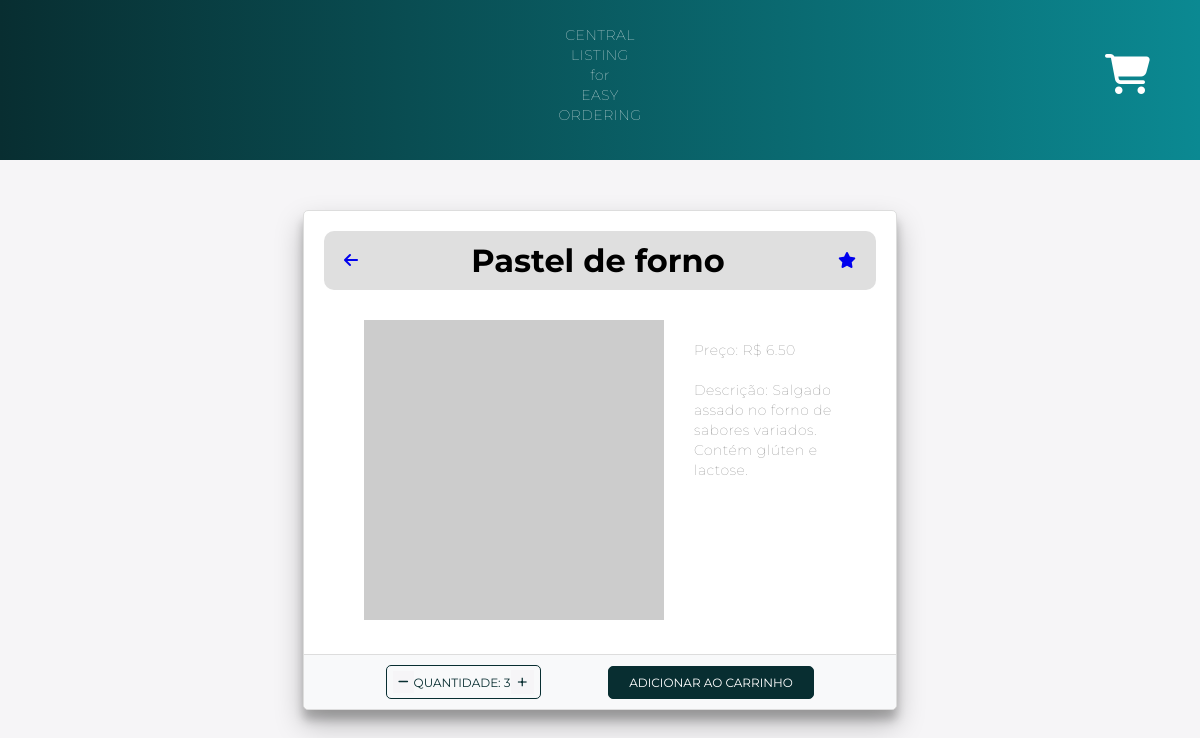
The app's page /product_detail/1/ (signed in), older data.
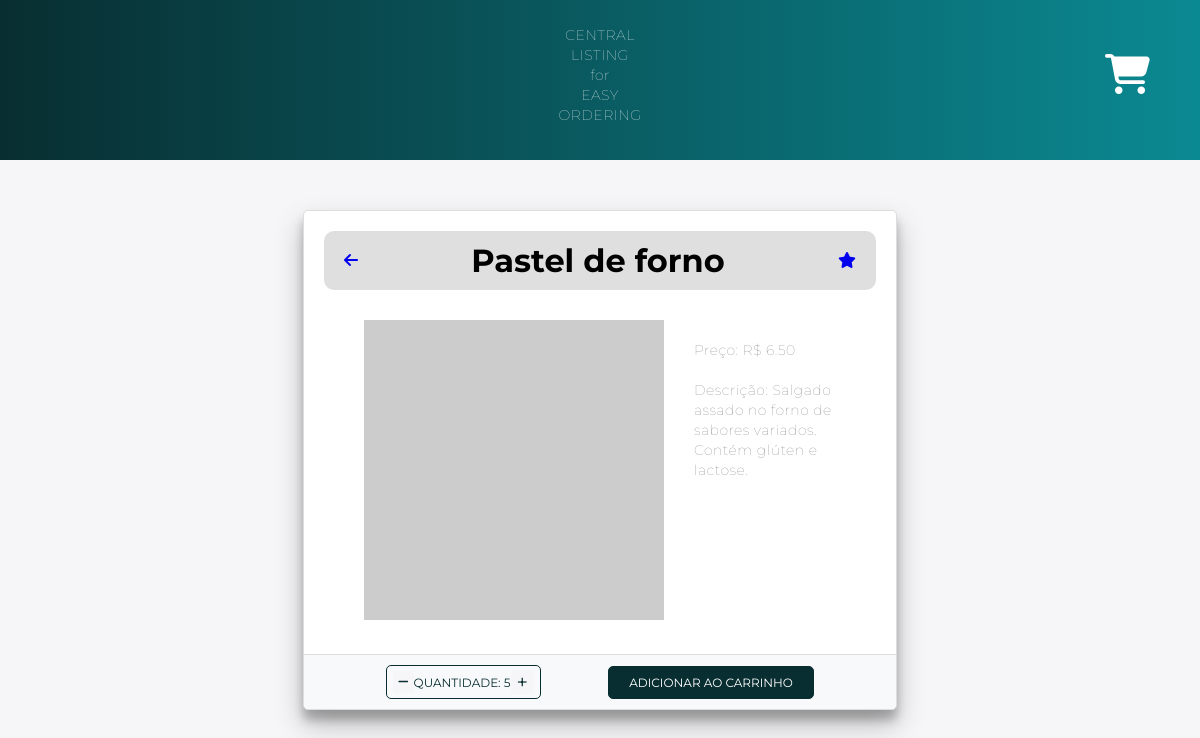
The same page, newer data.
### main/models.py (models this page shows)
class Cart(models.Model):
    user = models.ForeignKey(User, on_delete=models.CASCADE)
    product = models.ForeignKey(FoodProduct, on_delete=models.CASCADE)
    quantity = models.PositiveBigIntegerField(default=1)

### main/views.py (the view)
# urls.py: path('product_detail/<int:product_id>/', views.product_detail_view, name='product_detail'),
@login_required(login_url='login')
def product_detail_view(request, product_id):
    product = get_object_or_404(FoodProduct, id=product_id)
    quant, created = Cart.objects.get_or_create(user=request.user, product=product)
    context = {'product': product, 'quant': quant}
    return render(request, 'product_detail.html', context)

### templates/product_detail.html (shortened to what this page needs)
{% load static %}
<!DOCTYPE html>
<html>
<head>
    <link rel="stylesheet" type="text/css" href="{% static '../static/css/product_detail.css' %}">
    <link rel="stylesheet" href="https://cdnjs.cloudflare.com/ajax/libs/font-awesome/6.4.0/css/all.min.css" />
</head>
<body>
    <nav>
        <p>CENTRAL<br>LISTING<br>for<br>EASY<br>ORDERING</p>
        <div class="cart-icon">
            <a class="fas fa-shopping-cart cart-link" href="{% url 'cart' %}" style="text-decoration:none"></a>
        </div>
    </nav>
    <div class="container">
        <div class="row">
            <div class="col-md-4 mb-4">
                <div class="card h-100">
                    <div class="top-bar">
                        <a href="{% url 'home' %}" class="back-to-home">
                            <i class="fas fa-arrow-left" name="go-back"></i>
                        </a>
                        <h1 class="text-center my-5">{{ product.name }} </h1>
                        <a href="{% url 'cart' %}" style="text-decoration:none">
                            <i class="fa fa-star"></i>
                        </a>
                    </div>
                    <div class="card-body">
                        <div class="card-colunm">
                            <div class="card-img">
                                <img src="https://placehold.co/450x450?text=Cliente+Food+Photo" alt="imagem temporária">
                            </div>
                            <div class= "card-content">
                                <p class="card-text">Preço: R$ {{ product.price }}</p>
                                <p class="card-text">Descrição: {{ product.description }}</p>
                            </div>
                        </div>
                        <div class="card-footer">
                            <div class="quantity-box btn-counter btn-outline-secondary">
                                <a href="{% url 'decrement_quantity_prod_detail' product.id %}" class="fa-sharp fa-solid fa-minus btn-sm minus-link" style="text-decoration: none" name="decrease"></a>
                                <span>quantidade: {{ quant.quantity }}</span>
                                <a href="{% url 'increment_quantity_prod_detail' product.id %}" class="fa-light fa-plus btn-sm plus-link" style="text-decoration: none" name="increase"></a>
                        </div>
                        <a href="{% url 'add_to_cart' product.id %}" class="btn btn-primary" style="text-decoration:none" name="cartAdd">Adicionar ao Carrinho</a>
                    </div>
                    </div>
                </div>
            </div>
        </div>
    </div>
</body>
</html>

Row changes from the older to the newer data that the page shows:
changed Cart: quantity "3" → "5"
